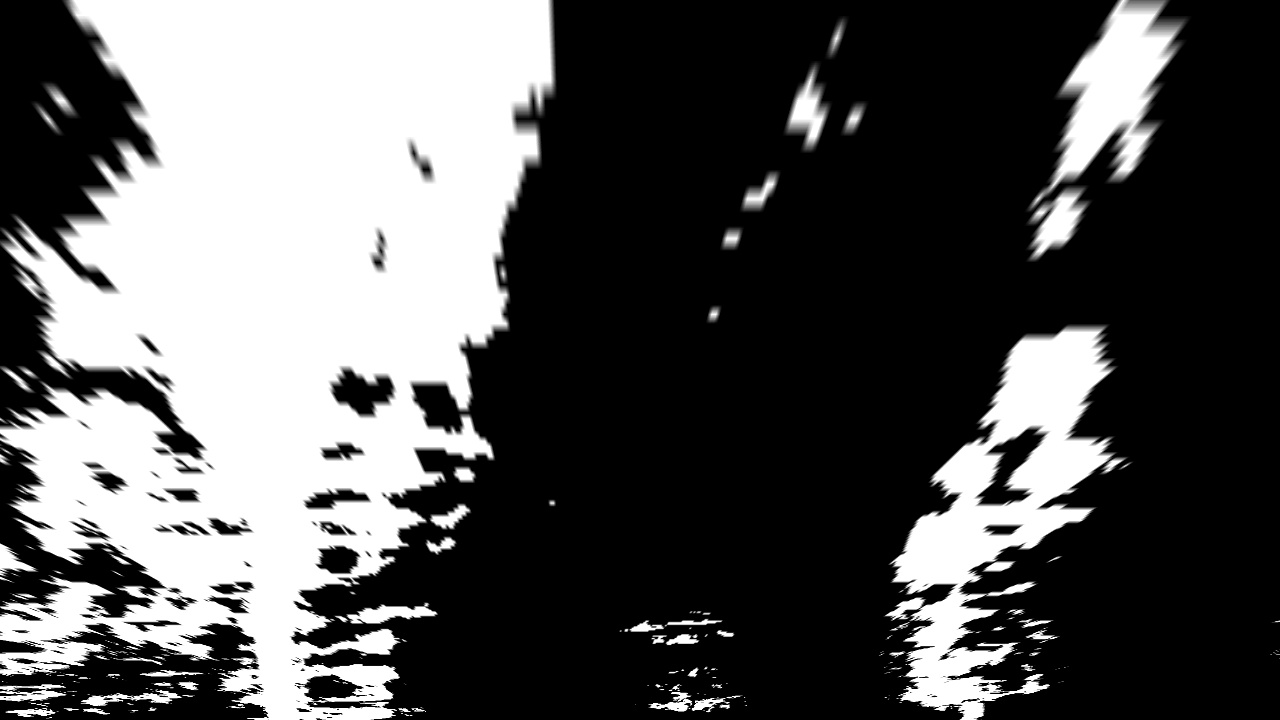
#> input picture warped/test1.jpg, 1280 x 720 px
$ python thresholding.py
#> lines starting #> are read from the running program, lines starting #| are printed output that depends on the picture; after the words box and inside, x2 and y2 are one past the last pixel; in counts of white or black regions, pixels touching at a corner belong together
import numpy as np
import cv2
import glob
import matplotlib.pyplot as plt

image_dirs = ['./warped/test1.jpg', './warped/test4.jpg', './warped/test5.jpg']
images = []
for i in image_dirs:
    images.append(cv2.imread(i))

# pixel threshold to get the lines
def r_threshold(image, min, max):
    R = image[:,:,0]
    binary = np.zeros_like(R)
    binary[(R >= min) & (R <= max)] = 1
    return binary

def g_threshold(image, min, max):
    gray = cv2.cvtColor(image, cv2.COLOR_RGB2GRAY)
    binary = np.zeros_like(gray)
    binary[(gray >= min) & (gray <= max)] = 1
    return binary

def l_threshold(image, min, max):
    luv = cv2.cvtColor(image, cv2.COLOR_RGB2LUV)
    L = luv[:,:,0]
    binary = np.zeros_like(L)
    binary[(L >= min) & (L <= max)] = 1
    return binary

def b_threshold(image, min, max):
    Lab = cv2.cvtColor(image, cv2.COLOR_RGB2Lab)
    b = Lab[:,:,2]
    binary = np.zeros_like(b)
    binary[(b >= min) & (b <= max)] = 1
    return binary

def s_threshold(image, min, max):
    hls = cv2.cvtColor(image, cv2.COLOR_RGB2HLS)
    S = hls[:,:,2]
    binary = np.zeros_like(S)
    binary[(S >= min) & (S <= max)] = 1
    return binary

thresholded_images = []

for image in images:
    image = cv2.cvtColor(image, cv2.COLOR_BGR2RGB)
    r_thresh = r_threshold(image, 120, 255)
    l_thresh = l_threshold(image, 215, 255)
    b_thresh = b_threshold(image, 144, 255)
    s_thresh = s_threshold(image, 120, 255)
    g_thresh = g_threshold(image, 215, 255)
    combined = np.zeros_like(image)
    combined[(g_thresh == 1) | (l_thresh ==1) | (b_thresh == 1) | ((r_thresh == 1) & (s_thresh == 1))] = 255
    cv2.imshow('test', combined)
    cv2.waitKey(0)
#> this loop made 3 passes
#> pass 1, `r_thresh = r_threshold(image, 120, 255)`:
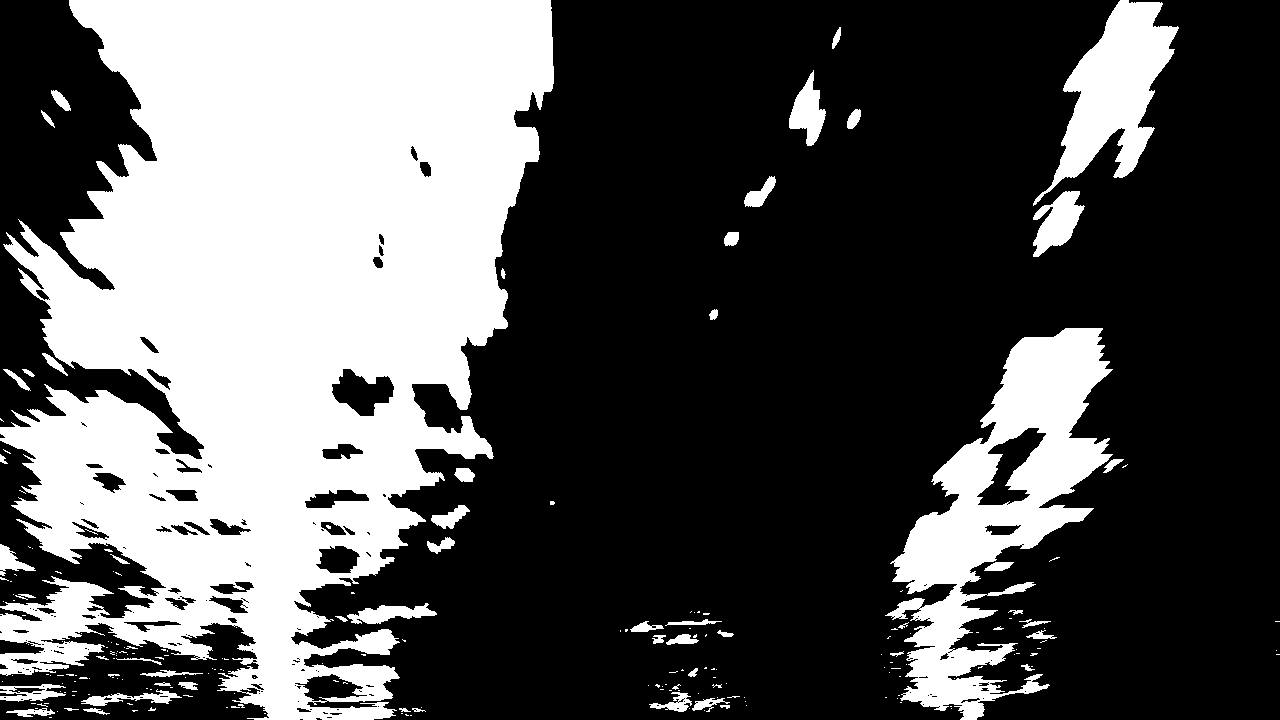
#> r_thresh: shape (720, 1280); values 0 (black) and 1 (white), 34% white; 220 white regions (162 under 20 px), largest, box (x1, y1, x2, y2) and area: (0, 0, 554, 720) 254240, (885, 328, 1113, 720) 34277, (1033, 0, 1179, 206) 12258
#> after the loop:
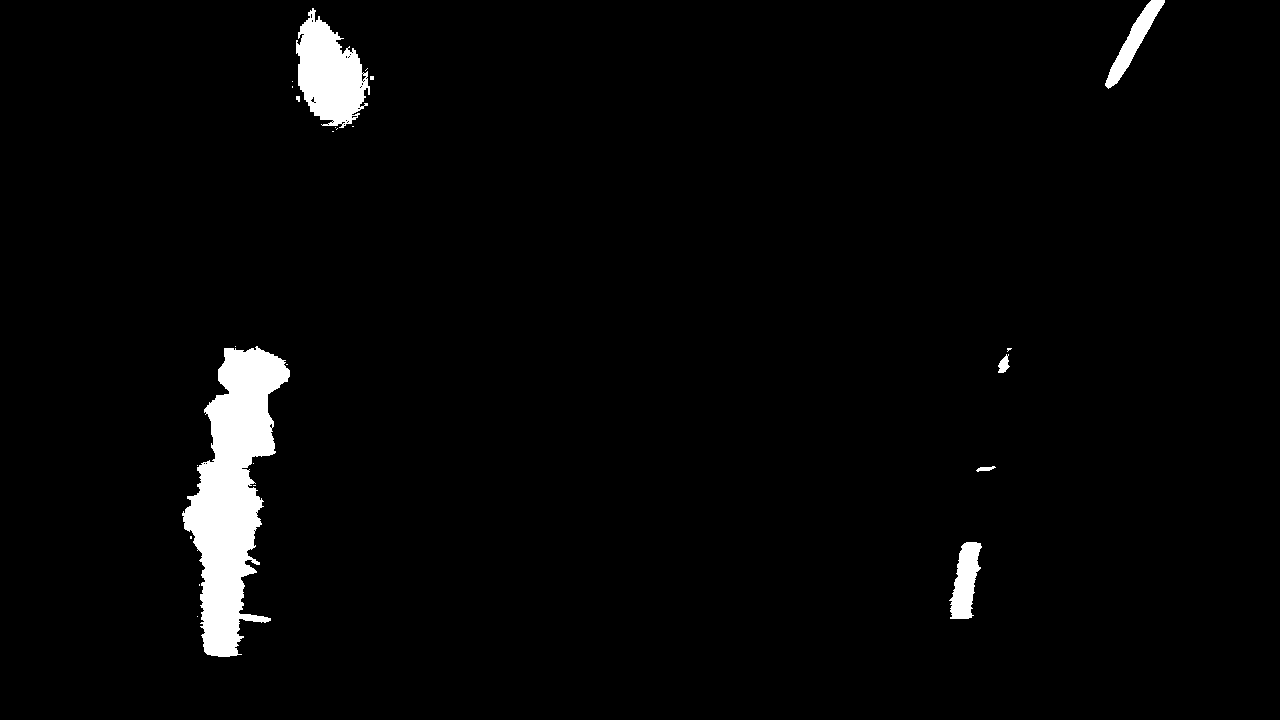
#> combined: shape (720, 1280, 3); 2.7% white; 24 white regions (17 under 20 px), largest, box (x1, y1, x2, y2) and area: (182, 346, 290, 657) 16684, (296, 8, 370, 128) 5376, (949, 542, 982, 619) 1558
